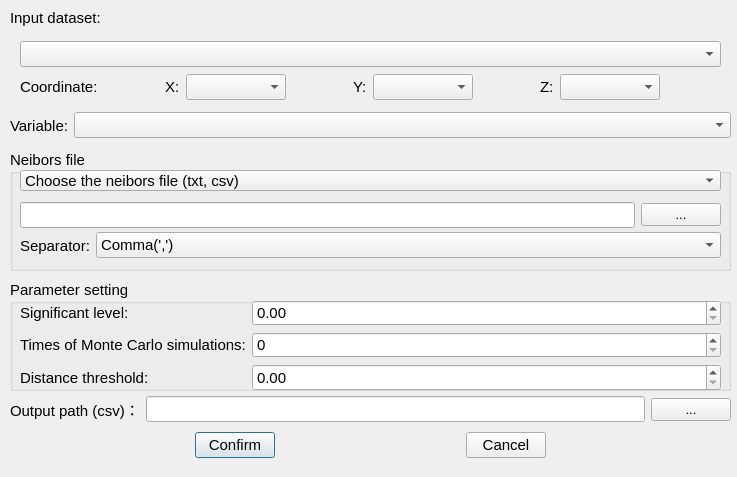
<?xml version="1.0" encoding="UTF-8"?>
<ui version="4.0">
 <class>HTMSCANServiceDialog</class>
 <widget class="QDialog" name="HTMSCANServiceDialog">
  <property name="geometry">
   <rect>
    <x>0</x>
    <y>0</y>
    <width>737</width>
    <height>477</height>
   </rect>
  </property>
  <property name="font">
   <font>
    <pointsize>11</pointsize>
   </font>
  </property>
  <property name="windowTitle">
   <string>HTMSCAN</string>
  </property>
  <widget class="QWidget" name="layoutWidget">
   <property name="geometry">
    <rect>
     <x>10</x>
     <y>430</y>
     <width>721</width>
     <height>31</height>
    </rect>
   </property>
   <layout class="QHBoxLayout" name="horizontalLayout_4">
    <item>
     <spacer name="horizontalSpacer_10">
      <property name="orientation">
       <enum>Qt::Horizontal</enum>
      </property>
      <property name="sizeHint" stdset="0">
       <size>
        <width>40</width>
        <height>20</height>
       </size>
      </property>
     </spacer>
    </item>
    <item>
     <widget class="QPushButton" name="btnComfirm">
      <property name="text">
       <string>Confirm</string>
      </property>
     </widget>
    </item>
    <item>
     <spacer name="horizontalSpacer_9">
      <property name="orientation">
       <enum>Qt::Horizontal</enum>
      </property>
      <property name="sizeHint" stdset="0">
       <size>
        <width>40</width>
        <height>20</height>
       </size>
      </property>
     </spacer>
    </item>
    <item>
     <widget class="QPushButton" name="btnCancel">
      <property name="text">
       <string>Cancel</string>
      </property>
     </widget>
    </item>
    <item>
     <spacer name="horizontalSpacer_11">
      <property name="orientation">
       <enum>Qt::Horizontal</enum>
      </property>
      <property name="sizeHint" stdset="0">
       <size>
        <width>40</width>
        <height>20</height>
       </size>
      </property>
     </spacer>
    </item>
   </layout>
  </widget>
  <widget class="QWidget" name="horizontalLayoutWidget">
   <property name="geometry">
    <rect>
     <x>10</x>
     <y>110</y>
     <width>721</width>
     <height>31</height>
    </rect>
   </property>
   <layout class="QHBoxLayout" name="horizontalLayout_5">
    <item>
     <widget class="QLabel" name="label_19">
      <property name="text">
       <string>Variable:</string>
      </property>
     </widget>
    </item>
    <item>
     <widget class="QComboBox" name="cmbObVal">
      <property name="enabled">
       <bool>true</bool>
      </property>
      <property name="sizePolicy">
       <sizepolicy hsizetype="Expanding" vsizetype="Fixed">
        <horstretch>0</horstretch>
        <verstretch>0</verstretch>
       </sizepolicy>
      </property>
     </widget>
    </item>
   </layout>
  </widget>
  <widget class="QWidget" name="layoutWidget_2">
   <property name="geometry">
    <rect>
     <x>10</x>
     <y>390</y>
     <width>721</width>
     <height>39</height>
    </rect>
   </property>
   <layout class="QHBoxLayout" name="horizontalLayout_3">
    <item>
     <widget class="QLabel" name="label_6">
      <property name="text">
       <string>Output path (csv)：</string>
      </property>
     </widget>
    </item>
    <item>
     <widget class="QLineEdit" name="lineOutputPath"/>
    </item>
    <item>
     <widget class="QPushButton" name="btnBrowseOutput">
      <property name="font">
       <font>
        <pointsize>10</pointsize>
        <weight>50</weight>
        <bold>false</bold>
       </font>
      </property>
      <property name="text">
       <string>...</string>
      </property>
     </widget>
    </item>
   </layout>
  </widget>
  <widget class="QLabel" name="label">
   <property name="geometry">
    <rect>
     <x>10</x>
     <y>10</y>
     <width>659</width>
     <height>16</height>
    </rect>
   </property>
   <property name="text">
    <string>Input dataset:</string>
   </property>
  </widget>
  <widget class="QGroupBox" name="groupBox_2">
   <property name="geometry">
    <rect>
     <x>10</x>
     <y>280</y>
     <width>721</width>
     <height>111</height>
    </rect>
   </property>
   <property name="title">
    <string>Parameter setting</string>
   </property>
   <widget class="QWidget" name="formLayoutWidget">
    <property name="geometry">
     <rect>
      <x>10</x>
      <y>20</y>
      <width>701</width>
      <height>91</height>
     </rect>
    </property>
    <layout class="QFormLayout" name="formLayout">
     <item row="0" column="0">
      <widget class="QLabel" name="label_10">
       <property name="text">
        <string>Significant level:</string>
       </property>
      </widget>
     </item>
     <item row="1" column="0">
      <widget class="QLabel" name="label_11">
       <property name="text">
        <string>Times of Monte Carlo simulations:</string>
       </property>
      </widget>
     </item>
     <item row="0" column="1">
      <widget class="QDoubleSpinBox" name="dsb_sig">
       <property name="singleStep">
        <double>0.050000000000000</double>
       </property>
      </widget>
     </item>
     <item row="1" column="1">
      <widget class="QSpinBox" name="sb_mon">
       <property name="maximum">
        <number>99999</number>
       </property>
      </widget>
     </item>
     <item row="2" column="0">
      <widget class="QLabel" name="label_l">
       <property name="text">
        <string>Distance threshold:</string>
       </property>
      </widget>
     </item>
     <item row="2" column="1">
      <widget class="QDoubleSpinBox" name="dsb_l">
       <property name="maximum">
        <double>999999999.990000009536743</double>
       </property>
      </widget>
     </item>
    </layout>
   </widget>
  </widget>
  <widget class="QWidget" name="widget" native="true">
   <property name="geometry">
    <rect>
     <x>10</x>
     <y>30</y>
     <width>721</width>
     <height>81</height>
    </rect>
   </property>
   <property name="styleSheet">
    <string notr="true"/>
   </property>
   <widget class="QWidget" name="verticalLayoutWidget_2">
    <property name="geometry">
     <rect>
      <x>10</x>
      <y>10</y>
      <width>701</width>
      <height>61</height>
     </rect>
    </property>
    <layout class="QVBoxLayout" name="verticalLayout_2">
     <item>
      <widget class="QComboBox" name="cmbObPath"/>
     </item>
     <item>
      <layout class="QHBoxLayout" name="horizontalLayout_2">
       <item>
        <widget class="QLabel" name="label_8">
         <property name="text">
          <string>Coordinate:</string>
         </property>
        </widget>
       </item>
       <item>
        <spacer name="horizontalSpacer_12">
         <property name="orientation">
          <enum>Qt::Horizontal</enum>
         </property>
         <property name="sizeHint" stdset="0">
          <size>
           <width>10</width>
           <height>20</height>
          </size>
         </property>
        </spacer>
       </item>
       <item>
        <widget class="QLabel" name="label_16">
         <property name="text">
          <string>X:</string>
         </property>
        </widget>
       </item>
       <item>
        <widget class="QComboBox" name="cmb_x">
         <property name="minimumSize">
          <size>
           <width>100</width>
           <height>0</height>
          </size>
         </property>
         <property name="editable">
          <bool>false</bool>
         </property>
        </widget>
       </item>
       <item>
        <spacer name="horizontalSpacer_13">
         <property name="orientation">
          <enum>Qt::Horizontal</enum>
         </property>
         <property name="sizeHint" stdset="0">
          <size>
           <width>40</width>
           <height>20</height>
          </size>
         </property>
        </spacer>
       </item>
       <item>
        <widget class="QLabel" name="label_17">
         <property name="enabled">
          <bool>true</bool>
         </property>
         <property name="text">
          <string>Y:</string>
         </property>
        </widget>
       </item>
       <item>
        <widget class="QComboBox" name="cmb_y">
         <property name="minimumSize">
          <size>
           <width>100</width>
           <height>0</height>
          </size>
         </property>
         <property name="editable">
          <bool>false</bool>
         </property>
        </widget>
       </item>
       <item>
        <spacer name="horizontalSpacer_14">
         <property name="orientation">
          <enum>Qt::Horizontal</enum>
         </property>
         <property name="sizeHint" stdset="0">
          <size>
           <width>40</width>
           <height>20</height>
          </size>
         </property>
        </spacer>
       </item>
       <item>
        <widget class="QLabel" name="label_18">
         <property name="text">
          <string>Z:</string>
         </property>
        </widget>
       </item>
       <item>
        <widget class="QComboBox" name="cmb_z">
         <property name="minimumSize">
          <size>
           <width>100</width>
           <height>0</height>
          </size>
         </property>
         <property name="editable">
          <bool>false</bool>
         </property>
        </widget>
       </item>
       <item>
        <spacer name="horizontalSpacer_15">
         <property name="orientation">
          <enum>Qt::Horizontal</enum>
         </property>
         <property name="sizeHint" stdset="0">
          <size>
           <width>40</width>
           <height>20</height>
          </size>
         </property>
        </spacer>
       </item>
      </layout>
     </item>
    </layout>
   </widget>
  </widget>
  <widget class="QGroupBox" name="groupBox">
   <property name="geometry">
    <rect>
     <x>10</x>
     <y>150</y>
     <width>721</width>
     <height>121</height>
    </rect>
   </property>
   <property name="title">
    <string>Neibors file</string>
   </property>
   <widget class="QComboBox" name="cmb_choose">
    <property name="geometry">
     <rect>
      <x>10</x>
      <y>20</y>
      <width>701</width>
      <height>21</height>
     </rect>
    </property>
    <item>
     <property name="text">
      <string>Choose the neibors file (txt, csv)</string>
     </property>
    </item>
    <item>
     <property name="text">
      <string>No neibors file, calculate by the coordinate</string>
     </property>
    </item>
   </widget>
   <widget class="QWidget" name="layoutWidget_3">
    <property name="geometry">
     <rect>
      <x>10</x>
      <y>50</y>
      <width>701</width>
      <height>30</height>
     </rect>
    </property>
    <layout class="QHBoxLayout" name="PathNei">
     <item>
      <widget class="QLineEdit" name="lineNeiPath"/>
     </item>
     <item>
      <widget class="QPushButton" name="btnBrowseNei">
       <property name="font">
        <font>
         <pointsize>10</pointsize>
         <weight>50</weight>
         <bold>false</bold>
        </font>
       </property>
       <property name="text">
        <string>...</string>
       </property>
      </widget>
     </item>
    </layout>
   </widget>
   <widget class="QWidget" name="horizontalLayoutWidget_2">
    <property name="geometry">
     <rect>
      <x>10</x>
      <y>80</y>
      <width>701</width>
      <height>31</height>
     </rect>
    </property>
    <layout class="QHBoxLayout" name="horizontalLayout">
     <item>
      <widget class="QLabel" name="label_s_2">
       <property name="text">
        <string>Separator:</string>
       </property>
      </widget>
     </item>
     <item>
      <widget class="QComboBox" name="cmb_s">
       <property name="sizePolicy">
        <sizepolicy hsizetype="Expanding" vsizetype="Fixed">
         <horstretch>0</horstretch>
         <verstretch>0</verstretch>
        </sizepolicy>
       </property>
       <item>
        <property name="text">
         <string>Comma(',')</string>
        </property>
       </item>
       <item>
        <property name="text">
         <string>Space(' ')</string>
        </property>
       </item>
       <item>
        <property name="text">
         <string>Tabs('/t')</string>
        </property>
       </item>
       <item>
        <property name="text">
         <string>Semicolon(';')</string>
        </property>
       </item>
      </widget>
     </item>
    </layout>
   </widget>
  </widget>
 </widget>
 <resources/>
 <connections/>
</ui>
